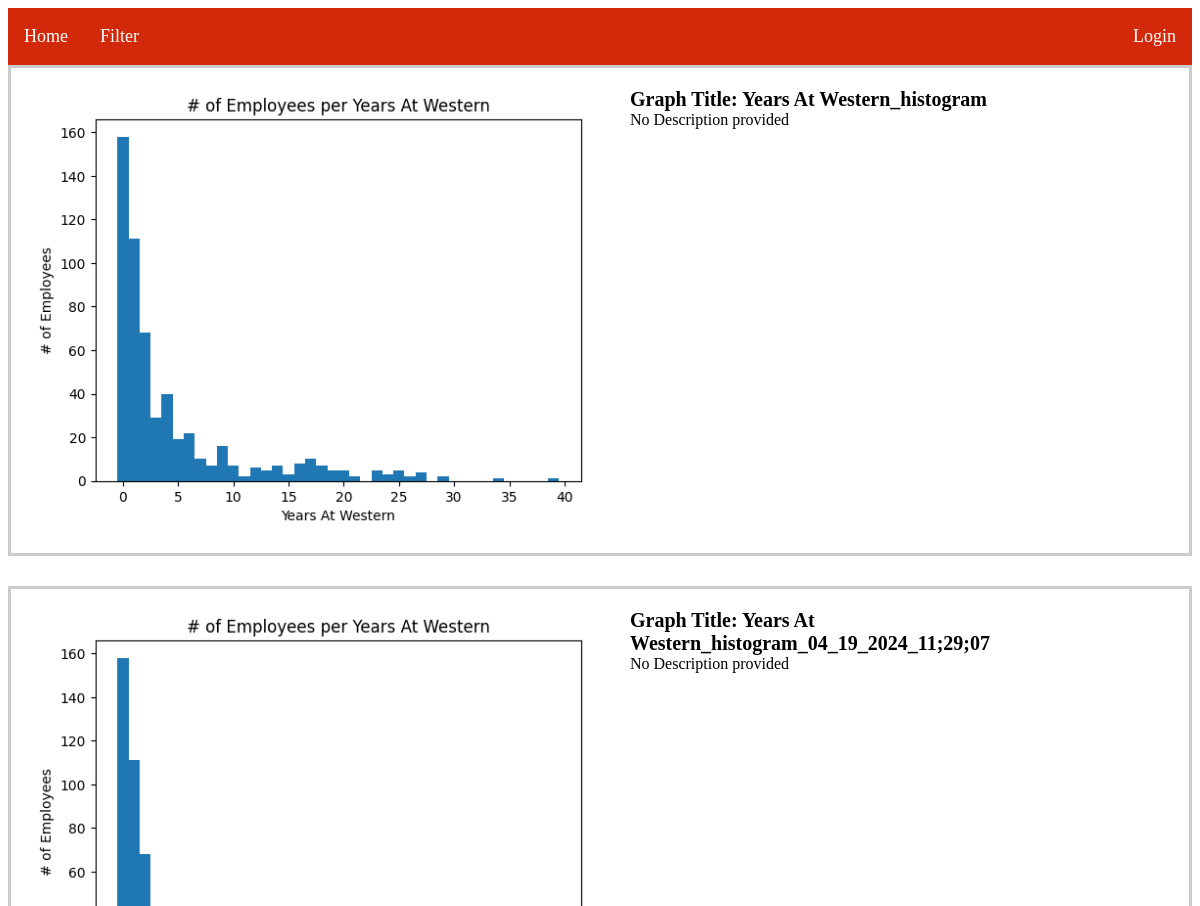
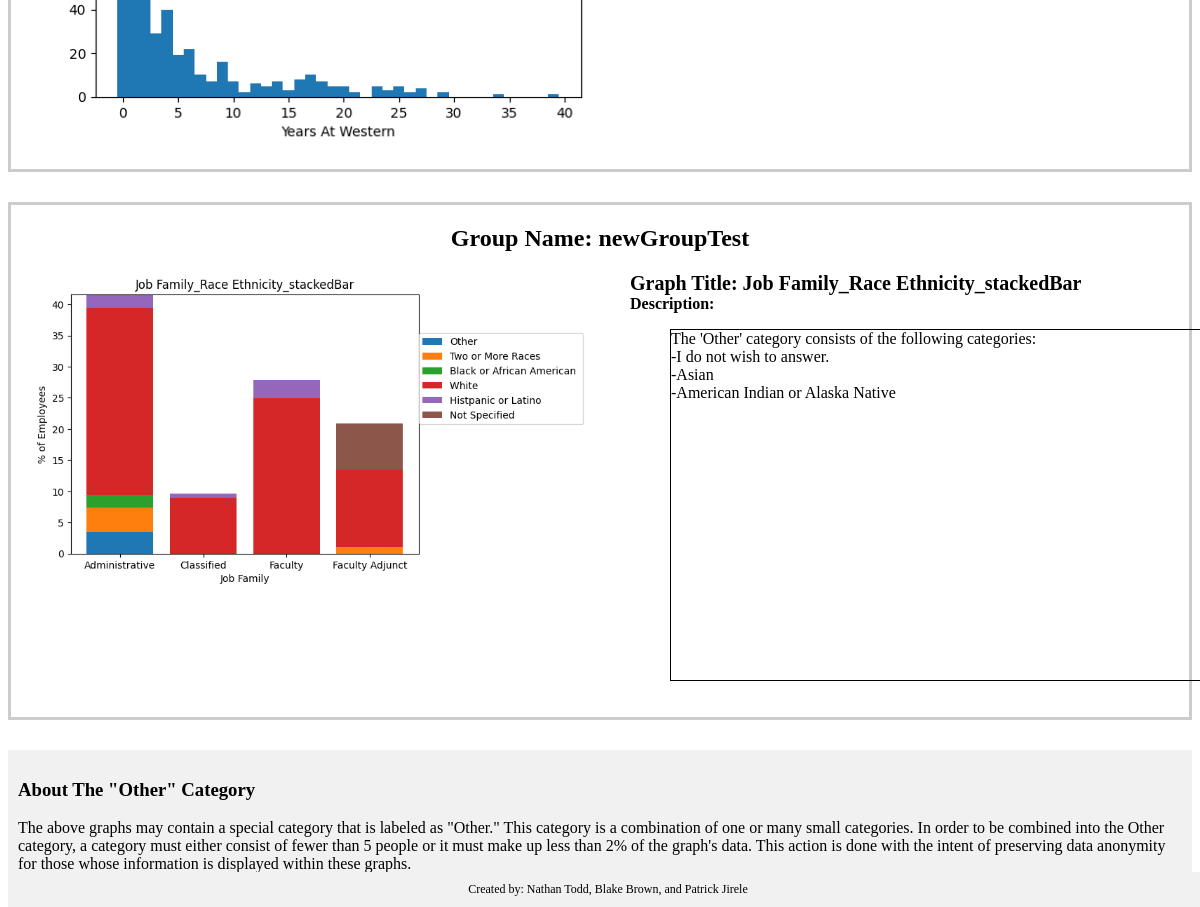
The page / on the database its author committed (2 pictures, top to bottom).
### main.py (models this page shows)
class Graphs(db.Model):
    id = db.Column(db.Integer, primary_key=True)
    path = db.Column(db.String(100), nullable=False)
    title = db.Column(db.String(50), nullable=False)
    description = db.Column(db.String(250), nullable=True)
    type = db.Column(db.String(20))
    useQuantity = db.Column(db.Boolean, default=False)
    currently_displayed = db.Column(db.Boolean, default=False, nullable=False)
    group_id = db.Column(db.Integer, db.ForeignKey('graphgroup.id'), nullable=True)

class GraphGroup(db.Model):
    __tablename__ = 'graphgroup'
    id = db.Column(db.Integer, primary_key=True)
    group_name = db.Column(db.String(100))
    currently_displayed = db.Column(db.Boolean, default=False, nullable=False)
    graphs = db.relationship('Graphs', backref='GraphGroup', lazy='dynamic')

### main.py (the view)
@app.route('/')
def home():
    graphsFromDb = Graphs.query.filter_by(currently_displayed = 1).all()
    graphs_by_group = GraphGroup.query.filter_by(currently_displayed = 1).all()
    return render_template('home.html', graphs=graphsFromDb, graphGroups=graphs_by_group)

### templates/home.html (shortened to what this page needs)
{% extends 'base.html' %}
{% block content %}
<body>
    {% if graphs %}
        {% for graph in graphs %}
        <div class="group-container">
            <div class="graph-grid">
                <div class="group-graph-container" data-graph-id="{{ graph.id }}">
                    <img src="{{ graph.path }}" class="thumbnail-img">
                    <div class="content-wrapper">
                        <div class="title-container">Graph Title: {{ graph.title }}</div>
                        {% if graph.description %}
                        <div class="description-container"><b>Description:</b>
                            <br>
                            <p class="description-quote">
                                {{ graph.description|safe }}
                            </p>
                        </div>
                        {% else %}
                            No Description provided
                        {% endif %}
                    </div>
                </div>
            </div>
        </div>
        {% endfor %}
    {% endif %}
    {% if graphGroups %}
        {% for group in graphGroups %}
        <div class="group-container" data-group-id="{{ group.id }}">
            <h2>Group Name: {{ group.group_name }}</h2>
            {% for graph in group.graphs %}
            <div class="graph-grid">
                <div class="group-graph-container" data-graph-id="{{ graph.id }}">
                    <img src="{{ graph.path }}" class="thumbnail-img">
                    <div class="content-wrapper">
                        <div class="title-container">Graph Title: {{ graph.title }}</div>
                        <div class="description-container"><b>Description:</b>
                            <br>
                            <blockquote class="description-quote">
                                {{ graph.description|safe }}
                            </blockquote>
                        </div>
                    </div>
                </div>
            </div>
            {% endfor %}
        </div>
        {% endfor %}
    {% endif %}
    <div class="other">
        <h3>About The "Other" Category</h3>
        <p>The above graphs may contain a special category that is labeled as "Other." This category is a combination of one or many small categories. In order to be combined into the Other category, a category must either consist of fewer than 5 people or it must make up less than 2% of the graph's data. This action is done with the intent of preserving data anonymity for those whose information is displayed within these graphs.</p>
    </div>
    <div class="footer">
        Created by: Nathan Todd, Blake Brown, and Patrick Jirele
    </div>
</body>
{% endblock %}

### static/style.css (style rules this page uses)
.footer { position: fixed; bottom: 0; width: 100%; background-color: #f1f1f1; text-align: center; padding: 10px 0; font-size: 12px; }

### templates/home.html (style rules this page uses)
.group-container { border: 3px solid #ccc; padding: 20px; margin-bottom: 30px; text-align: center; }
.group-container h2 { font-size: 24px; margin-top: 0; margin-bottom: 20px; }
.graph-grid { display: grid; grid-template-columns: repeat(auto-fit, minmax(300px, 1fr)); grid-gap: 20px; }
.group-graph-container { display: grid; grid-template-columns: 1fr 1fr; grid-gap: 20px; align-items: start; }
.thumbnail-img { max-width: 100%; }
.content-wrapper { flex-grow: 1; margin-left: 20px; text-align: left; }
.title-container { font-weight: bold; font-size: 20px; }
.description-container { max-width: 500px; word-wrap: break-word; white-space: normal; }
.description-quote { width: 550px; height: 350px; border: 1px solid; overflow: scroll; scrollbar-color: gray white; scrollbar-width: thin; word-wrap: break-word; }
.other { background-color: #f1f1f1; font-color: white; padding: 10px }

### rows shown on the page
Graphs: path (picture), title "Years At Western_histogram", description "No Description provided"
Graphs: path (picture), title "Years At Western_histogram_04_19_2024_11;29;07", description "No Description provided"
GraphGroup: group_name "newGroupTest"
Graphs: path (picture), title "Job Family_Race Ethnicity_stackedBar", description "The 'Other' category consists of the following categories: -I do not wish to answer. -Asian -American Indian or Alaska Native"
